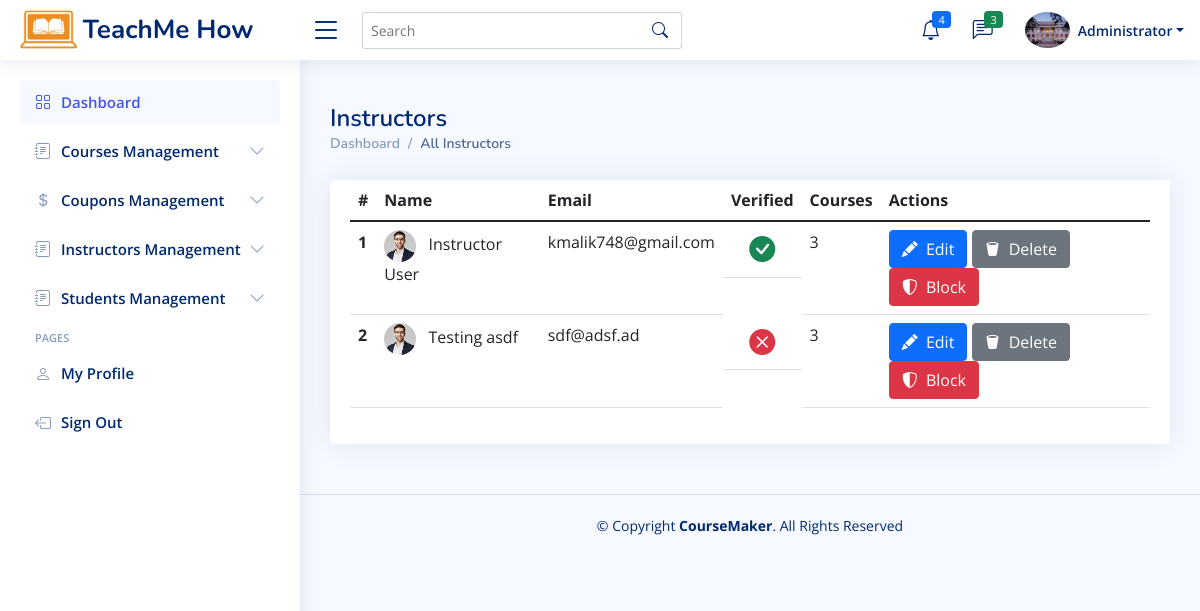
The page /admin-all-teachers.php (signed in) on the database its author committed.
### tables this page shows
CREATE TABLE `users` (
  `id` int(11) NOT NULL,
  `firstname` varchar(20) NOT NULL,
  `lastname` varchar(20) NOT NULL,
  `email` varchar(50) NOT NULL,
  `contactNum` varchar(100) DEFAULT NULL,
  `address` varchar(200) DEFAULT NULL,
  `username` varchar(30) NOT NULL,
  `password` varchar(100) NOT NULL,
  `type` enum('Admin','Instructor','Student') NOT NULL,
  `verified` tinyint(1) NOT NULL DEFAULT 0,
  `pic` varchar(100) NOT NULL DEFAULT 'default.jpg',
  `isBlocked` tinyint(1) NOT NULL DEFAULT 0,
  `created_on` timestamp NOT NULL DEFAULT current_timestamp(),
  `about` varchar(1000) NOT NULL DEFAULT 'Some info about user, edit it form profile section.....   Some info about user, edit it form profile section.....'
);

### admin-all-teachers.php (the view, shortened to what this page needs)
<?php
    require_once "includes/app.php";
    $path = ROOT_DIR;
?>
<!DOCTYPE html>
<html lang="en">
<head>
    <?php
        require "includes/head.inc.php";
    ?>
</head>
<body>
    <?=require_once "includes/header.inc.php";?>
  <?php
  if($_SESSION["role"]=="Admin"){
      require_once "includes/adminSideBar.inc.php";
  }
  ?>
  <main id="main" class="main">
      <div class="pagetitle d-flex justify-content-between">
          <div>
              <h1>Instructors</h1>
              <nav>
                  <ol class="breadcrumb">
                      <li class="breadcrumb-item"><a href="<?=$path?>instructorDashboard.php">Dashboard</a></li>
                      <li class="breadcrumb-item active">All Instructors</li>
                  </ol>
              </nav>
          </div>
      </div>
      <section class="section">
          <div class="row">
              <div class="col-lg-12">
                  <div class="card">
                      <div class="card-body">
                          <table class="table datatable">
                              <thead>
                              <tr>
                                  <th scope="col">#</th>
                                  <th scope="col">Name</th>
                                  <th scope="col">Email</th>
                                  <th scope="col">Verified</th>
                                  <th scope="col">Courses</th>
                                  <th scope="col">Actions</th>
                              </tr>
                              </thead>
                              <tbody>
                              <?php
                                $s = "SELECT * FROM users WHERE type='Instructor'";
                                $res = mysqli_query($con, $s);
                                if(mysqli_num_rows($res)){
                                    $count = 0;
                                    while($row = mysqli_fetch_array($res)){
                                        $count++;
                                        ?>
                                        <tr>
                                            <th scope="row"><?=$count;?></th>
                                            <td><img style="height: 32px; border-radius: 50%;" class="me-2" src="assets/img/profilePics/<?=$row["pic"]?>" alt=""> <?=$row["firstname"].' '.$row["lastname"];?></td>
                                            <td><?=$row["email"];?></td>
                                            <td class="d-flex justify-content-center" style="font-size: 26px">
                                                <?php if($row["verified"]){ ?>
                                                    <i class="bi bi-check-circle-fill text-success"></i>
                                                <?php } else{ ?>
                                                    <i class="bi bi-x-circle-fill text-danger"></i>
                                                <?php } ?>
                                            </td>
                                            <td><?=3;?></td>
                                            <td>
                                                <button type="button" class="btn btn-primary" data-bs-toggle="modal" data-bs-target="#editInstructor_<?=$row["id"];?>">
                                                    <i class="bi bi-pencil-fill me-1"></i> Edit
                                                </button>
                                                <button type="button" class="btn btn-secondary" data-bs-toggle="modal" data-bs-target="#delInstructor_<?=$row["id"];?>">
                                                    <i class="bi bi-trash2-fill me-1"></i> Delete
                                                </button>
                                                <?php
                                                if($row["isBlocked"]){ ?>
                                                    <a href="admin-all-teachers.php?blockUser=<?=$row["id"]?>&newStatus=0" class="btn btn-danger text-white">
                                                        <i class="bi bi-shield-shaded me-1"></i>
                                                        Un Block
                                                    </a>
                                                <?php } else{ ?>
                                                    <a href="admin-all-teachers.php?blockUser=<?=$row["id"]?>&newStatus=1" class="btn btn-danger text-white">
                                                        <i class="bi bi-shield-shaded me-1"></i>
                                                        Block
                                                    </a>
                                                <?php }
                                                ?>
                                            </td>
                                        </tr>
                              <?php
                                    }
                                }else{
                                    echo "<td>No Instructors found!</td>";
                                }
                              ?>
                              </tbody>
                          </table>
                      </div>
                  </div>
              </div>
          </div>
      </section>
  </main>
  <?=require_once "includes/footer.inc.php";?>
</body>
</html>

### includes/header.inc.php (shortened to what this page needs)
<?php
$userID = $_SESSION["userID"];
$s = "SELECT pic FROM users WHERE id=$userID";
$res = mysqli_query($con, $s);
$picRow = mysqli_fetch_array($res);
$userPic = $picRow["pic"];
?>
<header id="header" class="header fixed-top d-flex align-items-center">
    <div class="d-flex align-items-center justify-content-between">
        <a href="instructorDashboard.php" class="logo d-flex align-items-center">
            <img src="<?=$path?>assets/img/logo_top.png" alt="">
            <span class="d-none d-lg-block">TeachMe How</span>
        </a>
        <i class="bi bi-list toggle-sidebar-btn"></i>
    </div>
    <div class="search-bar">
        <form class="search-form d-flex align-items-center" method="POST" action="#">
            <input type="text" name="query" placeholder="Search" title="Enter search keyword">
            <button type="submit" title="Search"><i class="bi bi-search"></i></button>
        </form>
    </div>
    <nav class="header-nav ms-auto">
        <ul class="d-flex align-items-center">
            <li class="nav-item dropdown">
                <a class="nav-link nav-icon" href="#" data-bs-toggle="dropdown">
                    <i class="bi bi-bell"></i>
                    <span class="badge bg-primary badge-number">4</span>
                </a>
            </li>
            <li class="nav-item dropdown">
                <a class="nav-link nav-icon" href="#" data-bs-toggle="dropdown">
                    <i class="bi bi-chat-left-text"></i>
                    <span class="badge bg-success badge-number">3</span>
                </a>
            </li>
            <li class="nav-item dropdown pe-3">
                <a class="nav-link nav-profile d-flex align-items-center pe-0" href="#" data-bs-toggle="dropdown">
                    <img src="assets/img/profilePics/<?=$userPic?>" alt="Profile" class="rounded-circle">
                    <span class="d-none d-md-block dropdown-toggle ps-2"><?=$_SESSION["firstName"]?></span>
                </a>
            </li>
        </ul>
    </nav>
</header>

### assets/css/style.css (style rules this page uses)
:root { scroll-behavior: smooth; }
body { font-family: "Open Sans", sans-serif; background: #f6f9ff; color: #444444; }
a { color: #4154f1; text-decoration: none; }
h1, h2, h3, h4, h5, h6 { font-family: "Nunito", sans-serif; }
#main { margin-top: 60px; padding: 20px 30px; transition: all 0.3s; }
.pagetitle { margin-bottom: 10px; }
.pagetitle h1 { font-size: 24px; margin-bottom: 0; font-weight: 600; color: #012970; }
.card { margin-bottom: 30px; border: none; border-radius: 5px; box-shadow: 0px 0 30px rgba(1, 41, 112, 0.1); overflow: hidden; }
.card-body { padding: 0 20px 20px 20px; }
.breadcrumb { font-size: 14px; font-family: "Nunito", sans-serif; color: #899bbd; font-weight: 600; }
.breadcrumb a { color: #899bbd; transition: 0.3s; }
.breadcrumb .breadcrumb-item::before { color: #899bbd; }
.breadcrumb .active { color: #51678f; font-weight: 600; }
.logo { line-height: 1; }
@media (min-width: 1200px) { .logo { width: 280px; } }
.logo img { max-height: 40px; margin-right: 6px; }
.logo span { font-size: 26px; font-weight: 700; color: #012970; font-family: "Nunito", sans-serif; }
.header { transition: all 0.5s; z-index: 997; height: 60px; box-shadow: 0px 2px 20px rgba(1, 41, 112, 0.1); background-color: #fff; padding-left: 20px; }
.header .toggle-sidebar-btn { font-size: 32px; padding-left: 10px; cursor: pointer; color: #012970; }
.header .search-bar { min-width: 360px; padding: 0 20px; }
.header .search-form { width: 100%; }
.header .search-form input { border: 0; font-size: 14px; color: #012970; border: 1px solid rgba(1, 41, 112, 0.2); padding: 7px 38px 7px 8px; border-radius: 3px; transition: 0.3s; width: 100%; }
.header .search-form button { border: 0; padding: 0; margin-left: -30px; background: none; }
.header .search-form button i { color: #012970; }
.header-nav ul { list-style: none; }
.header-nav > ul { margin: 0; padding: 0; }
.header-nav .nav-icon { font-size: 20px; color: #012970; }
.header-nav .nav-profile { color: #012970; }
.header-nav .nav-profile img { max-height: 36px; }
.header-nav .nav-profile span { font-size: 14px; font-weight: 600; }
.header-nav .badge-number { position: absolute; inset: 4px 6px auto auto; font-weight: normal; font-size: 11px; padding: 3px 6px; }
@media (min-width: 1200px) { #main, #footer { margin-left: 300px; } }

### rows shown on the page
users: pic (picture)
users: pic (placeholder picture), firstname "Instructor", lastname "User", email "kmalik748@gmail.com", verified 1 (drawn)
users: pic (placeholder picture), firstname "Testing", lastname "asdf", email "sdf@adsf.ad", verified 0 (drawn)

### other values the page prints
$_SESSION["firstName"] "Administrator"
